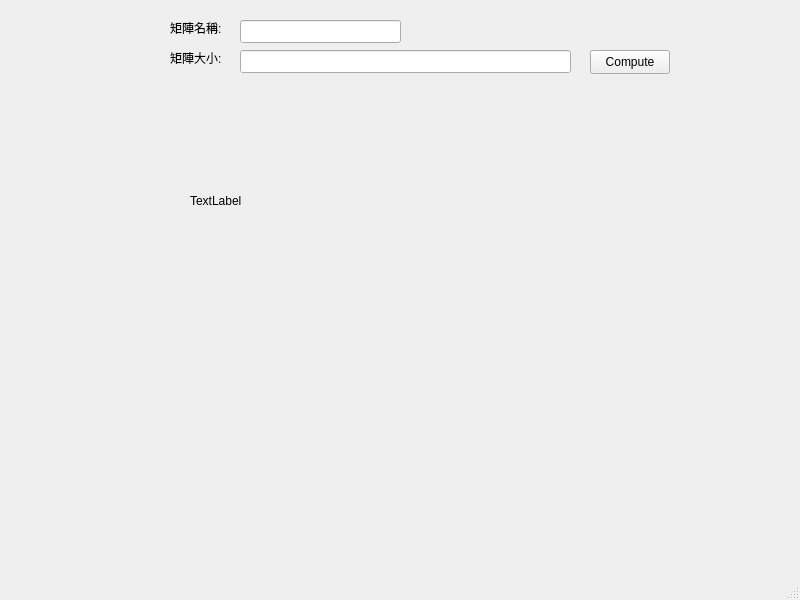
<?xml version="1.0" encoding="UTF-8"?>
<ui version="4.0">
 <class>MainWindow</class>
 <widget class="QMainWindow" name="MainWindow">
  <property name="geometry">
   <rect>
    <x>0</x>
    <y>0</y>
    <width>800</width>
    <height>600</height>
   </rect>
  </property>
  <property name="windowTitle">
   <string>MainWindow</string>
  </property>
  <widget class="QWidget" name="centralwidget">
   <widget class="QLineEdit" name="lineEdit">
    <property name="geometry">
     <rect>
      <x>240</x>
      <y>20</y>
      <width>161</width>
      <height>23</height>
     </rect>
    </property>
   </widget>
   <widget class="QLineEdit" name="lineEdit_2">
    <property name="geometry">
     <rect>
      <x>240</x>
      <y>50</y>
      <width>331</width>
      <height>23</height>
     </rect>
    </property>
   </widget>
   <widget class="QPushButton" name="pushButton">
    <property name="geometry">
     <rect>
      <x>590</x>
      <y>50</y>
      <width>80</width>
      <height>24</height>
     </rect>
    </property>
    <property name="text">
     <string>Compute</string>
    </property>
   </widget>
   <widget class="QLabel" name="label">
    <property name="geometry">
     <rect>
      <x>170</x>
      <y>20</y>
      <width>61</width>
      <height>16</height>
     </rect>
    </property>
    <property name="text">
     <string>矩陣名稱:</string>
    </property>
   </widget>
   <widget class="QLabel" name="label_2">
    <property name="geometry">
     <rect>
      <x>170</x>
      <y>50</y>
      <width>61</width>
      <height>16</height>
     </rect>
    </property>
    <property name="text">
     <string>矩陣大小:</string>
    </property>
   </widget>
   <widget class="QLabel" name="label_3">
    <property name="geometry">
     <rect>
      <x>190</x>
      <y>90</y>
      <width>461</width>
      <height>221</height>
     </rect>
    </property>
    <property name="text">
     <string>TextLabel</string>
    </property>
   </widget>
  </widget>
  <widget class="QMenuBar" name="menubar">
   <property name="geometry">
    <rect>
     <x>0</x>
     <y>0</y>
     <width>800</width>
     <height>21</height>
    </rect>
   </property>
  </widget>
  <widget class="QStatusBar" name="statusbar"/>
 </widget>
 <resources/>
 <connections/>
</ui>
